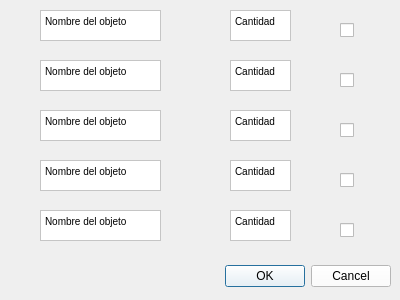
<?xml version="1.0" encoding="UTF-8"?>
<ui version="4.0">
 <class>mochila</class>
 <widget class="QDialog" name="mochila">
  <property name="geometry">
   <rect>
    <x>0</x>
    <y>0</y>
    <width>400</width>
    <height>300</height>
   </rect>
  </property>
  <property name="windowTitle">
   <string>Dialog</string>
  </property>
  <widget class="QDialogButtonBox" name="buttonBox">
   <property name="geometry">
    <rect>
     <x>50</x>
     <y>260</y>
     <width>341</width>
     <height>32</height>
    </rect>
   </property>
   <property name="styleSheet">
    <string notr="true">background-color: rgb(255, 255, 255);</string>
   </property>
   <property name="orientation">
    <enum>Qt::Horizontal</enum>
   </property>
   <property name="standardButtons">
    <set>QDialogButtonBox::Cancel|QDialogButtonBox::Ok</set>
   </property>
  </widget>
  <widget class="QTextBrowser" name="textBrowser">
   <property name="geometry">
    <rect>
     <x>40</x>
     <y>10</y>
     <width>121</width>
     <height>31</height>
    </rect>
   </property>
   <property name="styleSheet">
    <string notr="true">background-color: rgb(255, 255, 255);</string>
   </property>
   <property name="html">
    <string>&lt;!DOCTYPE HTML PUBLIC &quot;-//W3C//DTD HTML 4.0//EN&quot; &quot;http://www.w3.org/TR/REC-html40/strict.dtd&quot;&gt;
&lt;html&gt;&lt;head&gt;&lt;meta name=&quot;qrichtext&quot; content=&quot;1&quot; /&gt;&lt;style type=&quot;text/css&quot;&gt;
p, li { white-space: pre-wrap; }
&lt;/style&gt;&lt;/head&gt;&lt;body style=&quot; font-family:'MS Shell Dlg 2'; font-size:7.8pt; font-weight:400; font-style:normal;&quot;&gt;
&lt;p style=&quot; margin-top:0px; margin-bottom:0px; margin-left:0px; margin-right:0px; -qt-block-indent:0; text-indent:0px;&quot;&gt;Nombre del objeto&lt;/p&gt;&lt;/body&gt;&lt;/html&gt;</string>
   </property>
  </widget>
  <widget class="QTextBrowser" name="textBrowser_2">
   <property name="geometry">
    <rect>
     <x>230</x>
     <y>10</y>
     <width>61</width>
     <height>31</height>
    </rect>
   </property>
   <property name="styleSheet">
    <string notr="true">background-color: rgb(255, 255, 255);</string>
   </property>
   <property name="html">
    <string>&lt;!DOCTYPE HTML PUBLIC &quot;-//W3C//DTD HTML 4.0//EN&quot; &quot;http://www.w3.org/TR/REC-html40/strict.dtd&quot;&gt;
&lt;html&gt;&lt;head&gt;&lt;meta name=&quot;qrichtext&quot; content=&quot;1&quot; /&gt;&lt;style type=&quot;text/css&quot;&gt;
p, li { white-space: pre-wrap; }
&lt;/style&gt;&lt;/head&gt;&lt;body style=&quot; font-family:'MS Shell Dlg 2'; font-size:7.8pt; font-weight:400; font-style:normal;&quot;&gt;
&lt;p style=&quot; margin-top:0px; margin-bottom:0px; margin-left:0px; margin-right:0px; -qt-block-indent:0; text-indent:0px;&quot;&gt;Cantidad&lt;/p&gt;&lt;/body&gt;&lt;/html&gt;</string>
   </property>
  </widget>
  <widget class="QCheckBox" name="checkBox">
   <property name="geometry">
    <rect>
     <x>340</x>
     <y>20</y>
     <width>21</width>
     <height>20</height>
    </rect>
   </property>
   <property name="text">
    <string/>
   </property>
  </widget>
  <widget class="QCheckBox" name="checkBox_2">
   <property name="geometry">
    <rect>
     <x>340</x>
     <y>70</y>
     <width>21</width>
     <height>21</height>
    </rect>
   </property>
   <property name="text">
    <string/>
   </property>
  </widget>
  <widget class="QTextBrowser" name="textBrowser_3">
   <property name="geometry">
    <rect>
     <x>40</x>
     <y>60</y>
     <width>121</width>
     <height>31</height>
    </rect>
   </property>
   <property name="styleSheet">
    <string notr="true">background-color: rgb(255, 255, 255);
</string>
   </property>
   <property name="html">
    <string>&lt;!DOCTYPE HTML PUBLIC &quot;-//W3C//DTD HTML 4.0//EN&quot; &quot;http://www.w3.org/TR/REC-html40/strict.dtd&quot;&gt;
&lt;html&gt;&lt;head&gt;&lt;meta name=&quot;qrichtext&quot; content=&quot;1&quot; /&gt;&lt;style type=&quot;text/css&quot;&gt;
p, li { white-space: pre-wrap; }
&lt;/style&gt;&lt;/head&gt;&lt;body style=&quot; font-family:'MS Shell Dlg 2'; font-size:7.8pt; font-weight:400; font-style:normal;&quot;&gt;
&lt;p style=&quot; margin-top:0px; margin-bottom:0px; margin-left:0px; margin-right:0px; -qt-block-indent:0; text-indent:0px;&quot;&gt;Nombre del objeto&lt;/p&gt;&lt;/body&gt;&lt;/html&gt;</string>
   </property>
  </widget>
  <widget class="QTextBrowser" name="textBrowser_4">
   <property name="geometry">
    <rect>
     <x>40</x>
     <y>110</y>
     <width>121</width>
     <height>31</height>
    </rect>
   </property>
   <property name="styleSheet">
    <string notr="true">background-color: rgb(255, 255, 255);</string>
   </property>
   <property name="html">
    <string>&lt;!DOCTYPE HTML PUBLIC &quot;-//W3C//DTD HTML 4.0//EN&quot; &quot;http://www.w3.org/TR/REC-html40/strict.dtd&quot;&gt;
&lt;html&gt;&lt;head&gt;&lt;meta name=&quot;qrichtext&quot; content=&quot;1&quot; /&gt;&lt;style type=&quot;text/css&quot;&gt;
p, li { white-space: pre-wrap; }
&lt;/style&gt;&lt;/head&gt;&lt;body style=&quot; font-family:'MS Shell Dlg 2'; font-size:7.8pt; font-weight:400; font-style:normal;&quot;&gt;
&lt;p style=&quot; margin-top:0px; margin-bottom:0px; margin-left:0px; margin-right:0px; -qt-block-indent:0; text-indent:0px;&quot;&gt;Nombre del objeto&lt;/p&gt;&lt;/body&gt;&lt;/html&gt;</string>
   </property>
  </widget>
  <widget class="QTextBrowser" name="textBrowser_5">
   <property name="geometry">
    <rect>
     <x>40</x>
     <y>160</y>
     <width>121</width>
     <height>31</height>
    </rect>
   </property>
   <property name="styleSheet">
    <string notr="true">background-color: rgb(255, 255, 255);</string>
   </property>
   <property name="html">
    <string>&lt;!DOCTYPE HTML PUBLIC &quot;-//W3C//DTD HTML 4.0//EN&quot; &quot;http://www.w3.org/TR/REC-html40/strict.dtd&quot;&gt;
&lt;html&gt;&lt;head&gt;&lt;meta name=&quot;qrichtext&quot; content=&quot;1&quot; /&gt;&lt;style type=&quot;text/css&quot;&gt;
p, li { white-space: pre-wrap; }
&lt;/style&gt;&lt;/head&gt;&lt;body style=&quot; font-family:'MS Shell Dlg 2'; font-size:7.8pt; font-weight:400; font-style:normal;&quot;&gt;
&lt;p style=&quot; margin-top:0px; margin-bottom:0px; margin-left:0px; margin-right:0px; -qt-block-indent:0; text-indent:0px;&quot;&gt;Nombre del objeto&lt;/p&gt;&lt;/body&gt;&lt;/html&gt;</string>
   </property>
  </widget>
  <widget class="QTextBrowser" name="textBrowser_6">
   <property name="geometry">
    <rect>
     <x>40</x>
     <y>210</y>
     <width>121</width>
     <height>31</height>
    </rect>
   </property>
   <property name="styleSheet">
    <string notr="true">background-color: rgb(255, 255, 255);</string>
   </property>
   <property name="html">
    <string>&lt;!DOCTYPE HTML PUBLIC &quot;-//W3C//DTD HTML 4.0//EN&quot; &quot;http://www.w3.org/TR/REC-html40/strict.dtd&quot;&gt;
&lt;html&gt;&lt;head&gt;&lt;meta name=&quot;qrichtext&quot; content=&quot;1&quot; /&gt;&lt;style type=&quot;text/css&quot;&gt;
p, li { white-space: pre-wrap; }
&lt;/style&gt;&lt;/head&gt;&lt;body style=&quot; font-family:'MS Shell Dlg 2'; font-size:7.8pt; font-weight:400; font-style:normal;&quot;&gt;
&lt;p style=&quot; margin-top:0px; margin-bottom:0px; margin-left:0px; margin-right:0px; -qt-block-indent:0; text-indent:0px;&quot;&gt;Nombre del objeto&lt;/p&gt;&lt;/body&gt;&lt;/html&gt;</string>
   </property>
  </widget>
  <widget class="QTextBrowser" name="textBrowser_7">
   <property name="geometry">
    <rect>
     <x>230</x>
     <y>60</y>
     <width>61</width>
     <height>31</height>
    </rect>
   </property>
   <property name="styleSheet">
    <string notr="true">background-color: rgb(255, 255, 255);</string>
   </property>
   <property name="html">
    <string>&lt;!DOCTYPE HTML PUBLIC &quot;-//W3C//DTD HTML 4.0//EN&quot; &quot;http://www.w3.org/TR/REC-html40/strict.dtd&quot;&gt;
&lt;html&gt;&lt;head&gt;&lt;meta name=&quot;qrichtext&quot; content=&quot;1&quot; /&gt;&lt;style type=&quot;text/css&quot;&gt;
p, li { white-space: pre-wrap; }
&lt;/style&gt;&lt;/head&gt;&lt;body style=&quot; font-family:'MS Shell Dlg 2'; font-size:7.8pt; font-weight:400; font-style:normal;&quot;&gt;
&lt;p style=&quot; margin-top:0px; margin-bottom:0px; margin-left:0px; margin-right:0px; -qt-block-indent:0; text-indent:0px;&quot;&gt;Cantidad&lt;/p&gt;&lt;/body&gt;&lt;/html&gt;</string>
   </property>
  </widget>
  <widget class="QTextBrowser" name="textBrowser_8">
   <property name="geometry">
    <rect>
     <x>230</x>
     <y>110</y>
     <width>61</width>
     <height>31</height>
    </rect>
   </property>
   <property name="styleSheet">
    <string notr="true">background-color: rgb(255, 255, 255);</string>
   </property>
   <property name="html">
    <string>&lt;!DOCTYPE HTML PUBLIC &quot;-//W3C//DTD HTML 4.0//EN&quot; &quot;http://www.w3.org/TR/REC-html40/strict.dtd&quot;&gt;
&lt;html&gt;&lt;head&gt;&lt;meta name=&quot;qrichtext&quot; content=&quot;1&quot; /&gt;&lt;style type=&quot;text/css&quot;&gt;
p, li { white-space: pre-wrap; }
&lt;/style&gt;&lt;/head&gt;&lt;body style=&quot; font-family:'MS Shell Dlg 2'; font-size:7.8pt; font-weight:400; font-style:normal;&quot;&gt;
&lt;p style=&quot; margin-top:0px; margin-bottom:0px; margin-left:0px; margin-right:0px; -qt-block-indent:0; text-indent:0px;&quot;&gt;Cantidad&lt;/p&gt;&lt;/body&gt;&lt;/html&gt;</string>
   </property>
  </widget>
  <widget class="QTextBrowser" name="textBrowser_9">
   <property name="geometry">
    <rect>
     <x>230</x>
     <y>160</y>
     <width>61</width>
     <height>31</height>
    </rect>
   </property>
   <property name="styleSheet">
    <string notr="true">background-color: rgb(255, 255, 255);</string>
   </property>
   <property name="html">
    <string>&lt;!DOCTYPE HTML PUBLIC &quot;-//W3C//DTD HTML 4.0//EN&quot; &quot;http://www.w3.org/TR/REC-html40/strict.dtd&quot;&gt;
&lt;html&gt;&lt;head&gt;&lt;meta name=&quot;qrichtext&quot; content=&quot;1&quot; /&gt;&lt;style type=&quot;text/css&quot;&gt;
p, li { white-space: pre-wrap; }
&lt;/style&gt;&lt;/head&gt;&lt;body style=&quot; font-family:'MS Shell Dlg 2'; font-size:7.8pt; font-weight:400; font-style:normal;&quot;&gt;
&lt;p style=&quot; margin-top:0px; margin-bottom:0px; margin-left:0px; margin-right:0px; -qt-block-indent:0; text-indent:0px;&quot;&gt;Cantidad&lt;/p&gt;&lt;/body&gt;&lt;/html&gt;</string>
   </property>
  </widget>
  <widget class="QTextBrowser" name="textBrowser_10">
   <property name="geometry">
    <rect>
     <x>230</x>
     <y>210</y>
     <width>61</width>
     <height>31</height>
    </rect>
   </property>
   <property name="styleSheet">
    <string notr="true">background-color: rgb(255, 255, 255);</string>
   </property>
   <property name="html">
    <string>&lt;!DOCTYPE HTML PUBLIC &quot;-//W3C//DTD HTML 4.0//EN&quot; &quot;http://www.w3.org/TR/REC-html40/strict.dtd&quot;&gt;
&lt;html&gt;&lt;head&gt;&lt;meta name=&quot;qrichtext&quot; content=&quot;1&quot; /&gt;&lt;style type=&quot;text/css&quot;&gt;
p, li { white-space: pre-wrap; }
&lt;/style&gt;&lt;/head&gt;&lt;body style=&quot; font-family:'MS Shell Dlg 2'; font-size:7.8pt; font-weight:400; font-style:normal;&quot;&gt;
&lt;p style=&quot; margin-top:0px; margin-bottom:0px; margin-left:0px; margin-right:0px; -qt-block-indent:0; text-indent:0px;&quot;&gt;Cantidad&lt;/p&gt;&lt;/body&gt;&lt;/html&gt;</string>
   </property>
  </widget>
  <widget class="QCheckBox" name="checkBox_3">
   <property name="geometry">
    <rect>
     <x>340</x>
     <y>120</y>
     <width>21</width>
     <height>21</height>
    </rect>
   </property>
   <property name="text">
    <string/>
   </property>
  </widget>
  <widget class="QCheckBox" name="checkBox_4">
   <property name="geometry">
    <rect>
     <x>340</x>
     <y>170</y>
     <width>21</width>
     <height>21</height>
    </rect>
   </property>
   <property name="text">
    <string/>
   </property>
  </widget>
  <widget class="QCheckBox" name="checkBox_5">
   <property name="geometry">
    <rect>
     <x>340</x>
     <y>220</y>
     <width>21</width>
     <height>21</height>
    </rect>
   </property>
   <property name="text">
    <string/>
   </property>
  </widget>
 </widget>
 <resources/>
 <connections>
  <connection>
   <sender>buttonBox</sender>
   <signal>accepted()</signal>
   <receiver>mochila</receiver>
   <slot>accept()</slot>
   <hints>
    <hint type="sourcelabel">
     <x>248</x>
     <y>254</y>
    </hint>
    <hint type="destinationlabel">
     <x>157</x>
     <y>274</y>
    </hint>
   </hints>
  </connection>
  <connection>
   <sender>buttonBox</sender>
   <signal>rejected()</signal>
   <receiver>mochila</receiver>
   <slot>reject()</slot>
   <hints>
    <hint type="sourcelabel">
     <x>316</x>
     <y>260</y>
    </hint>
    <hint type="destinationlabel">
     <x>286</x>
     <y>274</y>
    </hint>
   </hints>
  </connection>
 </connections>
</ui>
